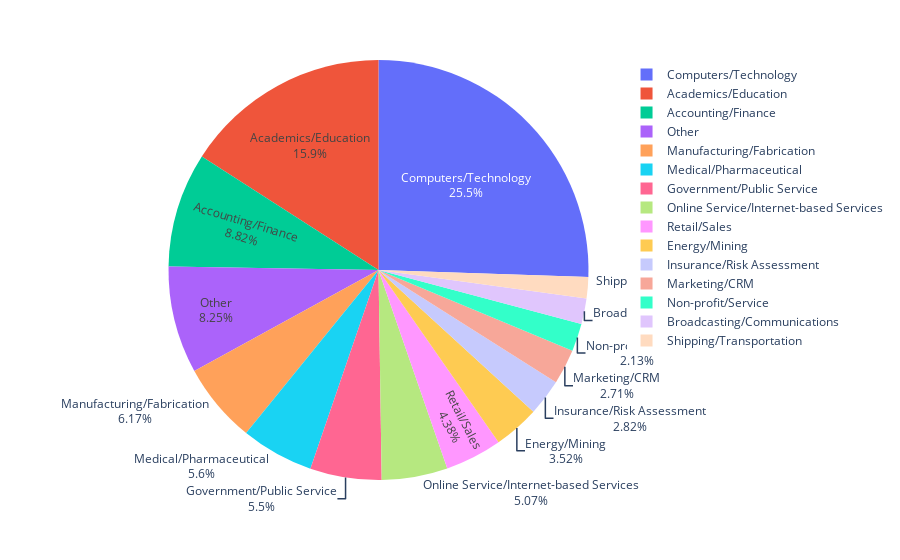

The notebook cell saved with this chart:
### Code cell
fig = px.pie(industry, values='count', names='industry')
fig.update_traces(textinfo='label+percent')
fig.show()

### Figure 1 — Plotly figure (JSON) as saved in the notebook; plotly's stock layout.template omitted (floating-point values rounded to 4 significant figures)
{"data": [{"domain": {"x": [0, 1], "y": [0, 1]}, "hovertemplate": "industry=%{label}<br>count=%{value}<extra></extra>", "labels": ["Computers/Technology", "Academics/Education", "Accounting/Finance", "Other", "Manufacturing/Fabrication", "Medical/Pharmaceutical", "Government/Public Service", "Online Service/Internet-based Services", "Retail/Sales", "Energy/Mining", "Insurance/Risk Assessment", "Marketing/CRM", "Non-profit/Service", "Broadcasting/Communications", "Shipping/Transportation"], "legendgroup": "", "name": "", "showlegend": true, "textinfo": "label+percent", "type": "pie", "values": [2321, 1447, 802, 750, 561, 509, 500, 461, 398, 320, 256, 246, 194, 179, 150]}], "layout": {"legend": {"tracegroupgap": 0}, "margin": {"t": 60}}}
